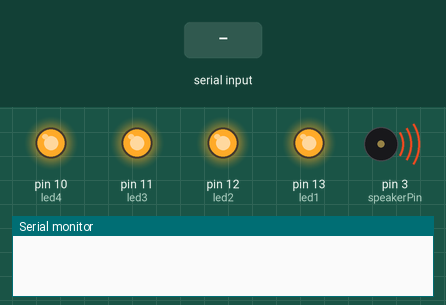
Bench run of a sketch on a simulated Arduino Uno, built with avr-gcc and run on an emulated ATmega328P. Parts: output pins drawn as LEDs (lit = HIGH), buzzer (waves = sounding, pin HIGH), the last lines printed to the serial monitor. The inputs (shaded band) are chosen by the test bench.

Above: at 1.5 s.
1.6 s: "led1on" received over Serial
At 2.0 s:
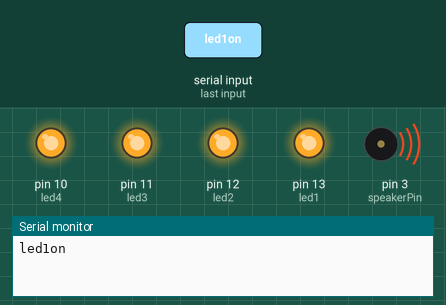
3.1 s: "led1off" received over Serial
At 3.9 s:
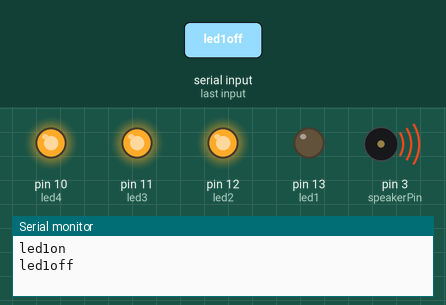
4.6 s: "led2on" received over Serial
At 5.5 s:
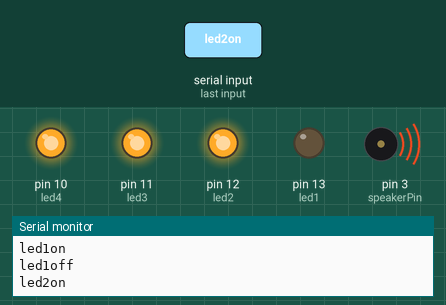
6.1 s: "led2off" received over Serial
At 7.3 s:
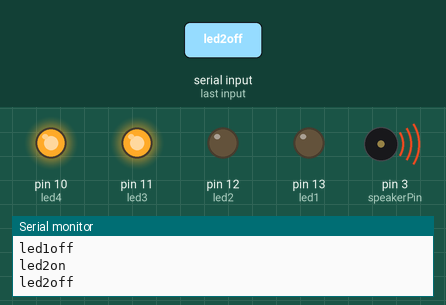
7.6 s: "led3on" received over Serial
At 8.8 s:
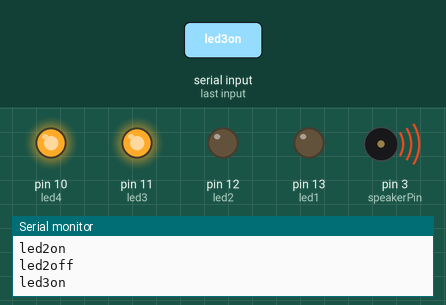
9.1 s: "led3off" received over Serial
At 9.6 s:
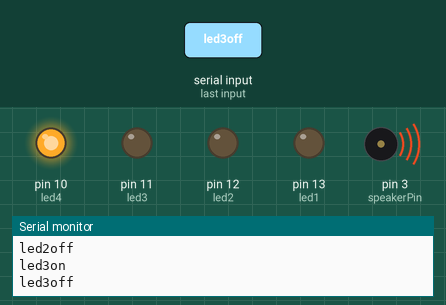
Timing chart, 0 to 11.6 s (numbered marks = the images above; inputs shaded):
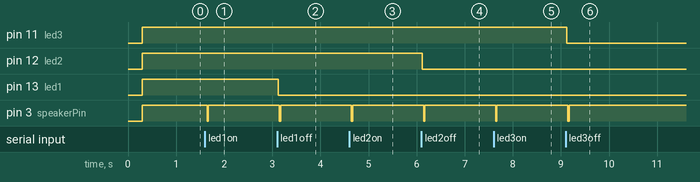

Measured:
- after the input at 1.6 s, pin 3 (speakerPin): HIGH → LOW at once, → HIGH 0.03 s later
- after the input at 3.1 s, pin 13 (led1): HIGH → LOW at once; pin 3 (speakerPin): HIGH → LOW after 0.05 s, → HIGH 0.03 s later
- after the input at 4.6 s, pin 3 (speakerPin): HIGH → LOW at once, → HIGH 0.03 s later
- after the input at 6.1 s, pin 12 (led2): HIGH → LOW at once; pin 3 (speakerPin): HIGH → LOW after 0.05 s, → HIGH 0.03 s later
- after the input at 7.6 s, pin 3 (speakerPin): HIGH → LOW at once, → HIGH 0.03 s later
- after the input at 9.1 s, pin 11 (led3): HIGH → LOW at once; pin 3 (speakerPin): HIGH → LOW after 0.05 s, → HIGH 0.03 s later

The sketch:

bluno.ino
```cpp
String readString;
int led1 = 13;
int led2 = 12;
int led3 = 11;
int led4 = 10;

int speakerPin = 3;

void setup() {
    Serial.begin(115200);     //initial the Serial
    delay(150);
    pinMode (led1, OUTPUT); digitalWrite(led1,LOW);
    pinMode (led2, OUTPUT); digitalWrite(led2,LOW);
    pinMode (led3, OUTPUT); digitalWrite(led3,LOW);
    pinMode (led4, OUTPUT); digitalWrite(led4,LOW);
    pinMode (speakerPin, OUTPUT); digitalWrite(speakerPin,LOW);

    delay(150);
    digitalWrite(led1,HIGH);
    digitalWrite(led2,HIGH);
    digitalWrite(led3,HIGH);
    digitalWrite(led4,HIGH);
    digitalWrite(speakerPin,HIGH);

}

void loop()
{
    while(Serial.available())
    {
         delay(3);
         char c = Serial.read();
         readString += c;     //send what has been received
    }

    readString.trim();

    if (readString.length() >0) {
         Serial.println(readString);

         if (readString == "led1on")  { digitalWrite(led1,HIGH); beep();}
         if (readString == "led1off") { digitalWrite(led1,LOW); beep();}
         if (readString == "led2on")  { digitalWrite(led2,HIGH); beep();}
         if (readString == "led2off") { digitalWrite(led2,LOW); beep();}
         if (readString == "led3on")  { digitalWrite(led3,HIGH); beep();}
         if (readString == "led3off") { digitalWrite(led3,LOW); beep();}
         if (readString == "led4on")  { digitalWrite(led4,HIGH); beep();}
         if (readString == "led4off") { digitalWrite(led4,LOW); beep();}

         readString="";
    }
}

void beep(){
    digitalWrite(speakerPin, HIGH);
    delay(25);
    digitalWrite(speakerPin, LOW);
    delay(25);
    digitalWrite(speakerPin, HIGH);
}
```
